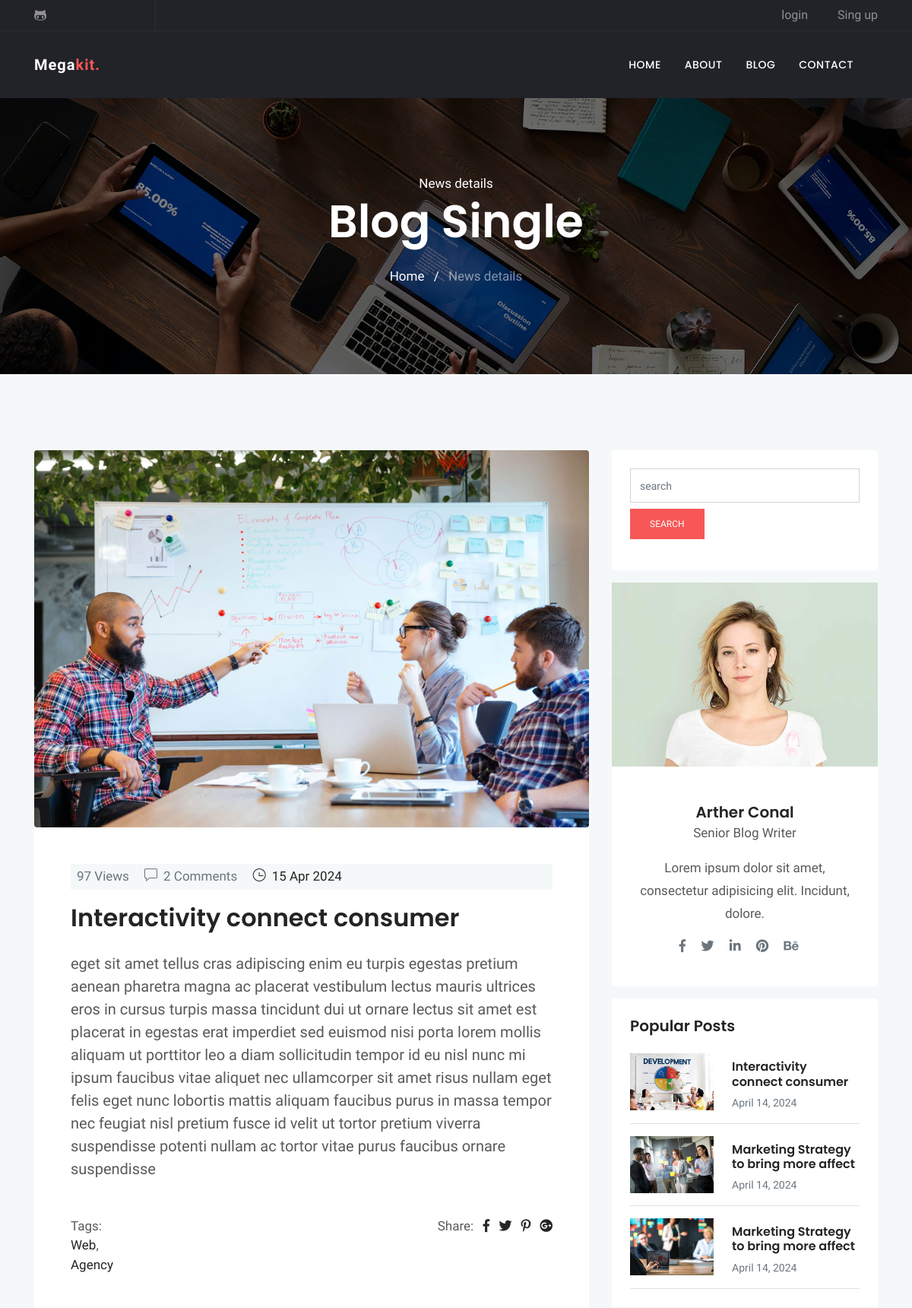
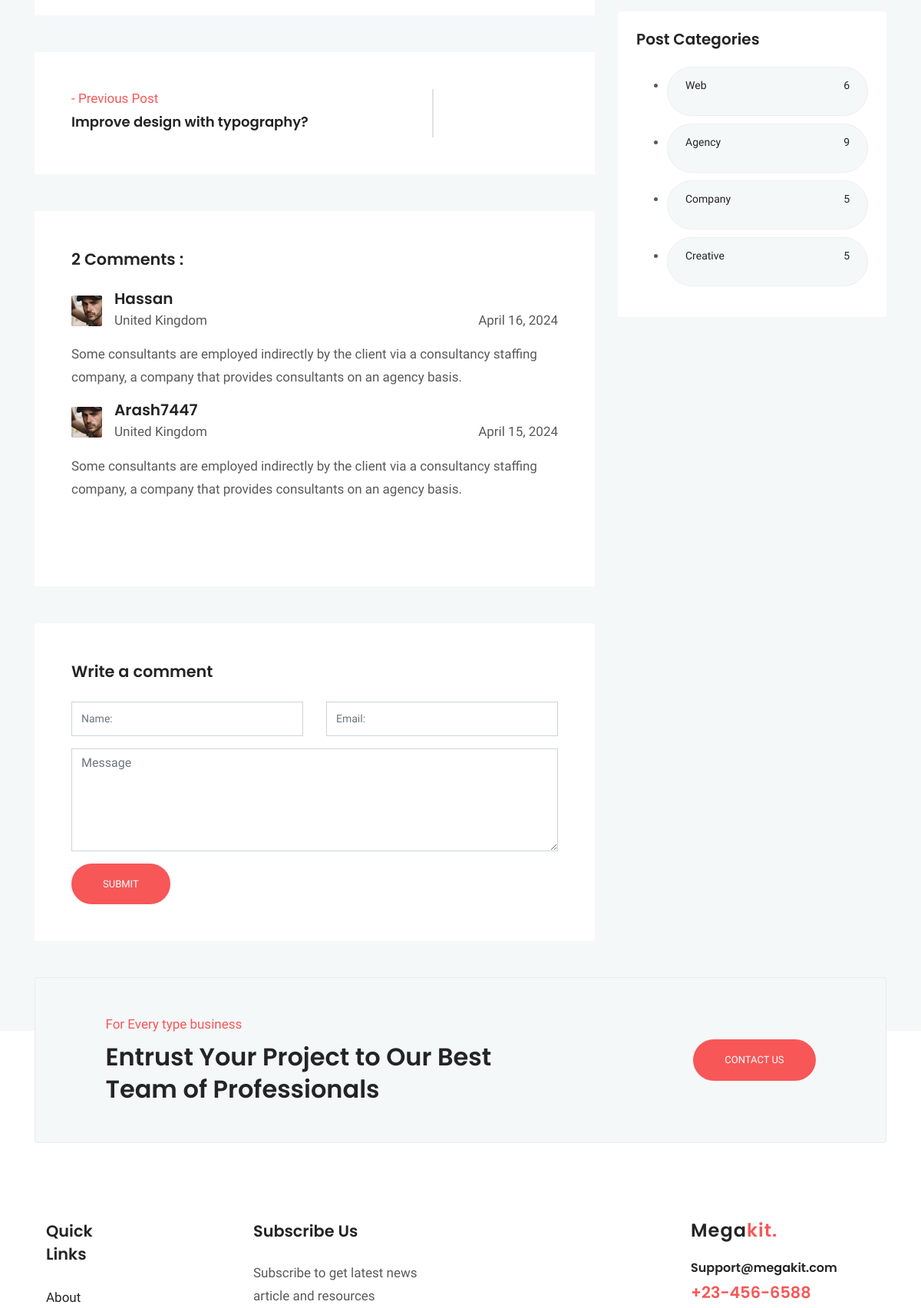
The page /blog/9/ (upper part) on the database its author committed (2 pictures, top to bottom).
### blog/models.py (models this page shows, shortened)
class Post (models.Model) :
    image = models.ImageField(upload_to = 'blog/',default = 'blog/default.jpg')
    author = models.ForeignKey(User,on_delete=models.SET_NULL,null=True)
    title = models.CharField (max_length = 200)
    content = models.TextField ()
    tags = TaggableManager()
    category = models.ManyToManyField (Category)
    counted_view = models.IntegerField (default = 0)
    status = models.BooleanField (default = False)
    login_required = models.BooleanField (default = False)
    published_date = models.DateTimeField (null = True)
    created_date = models.DateTimeField (auto_now_add = True)
    update_date = models.DateTimeField (auto_now = True)
    class Meta:
        ordering = ['-created_date']

class Category(models.Model):
    name = models.CharField(max_length = 255)
    def __str__(self):
        return self.name

class Comment(models.Model):
    post = models.ForeignKey(Post, on_delete=models.CASCADE)
    name = models.CharField(max_length = 255)
    email = models.EmailField()
    message = models.TextField()
    approved = models.BooleanField(default=False)
    created_date = models.DateTimeField(auto_now_add = True)
    updated_date = models.DateTimeField(auto_now=True)
    class Meta:
        ordering = ['-created_date']

### blog/views.py (the view, shortened to what this page needs)
# urls.py: path('<int:pid>/', blog_single, name="single"),
def blog_single(request, pid) :
    post = get_object_or_404(Post, pk=pid, status=1, published_date__lte=timezone.now())
    if not post.login_required :
        comments = Comment.objects.filter(post=post.id, approved=True)
        next_post = Post.objects.filter(id__gt=post.id, status=1, published_date__lte=timezone.now()).order_by('id', '-published_date').first()
        previous_post = Post.objects.filter(id__lt=post.id, status=1, published_date__lte=timezone.now()).order_by('-id', '-published_date').first()
        form = CommentForm()
        context = {'post': post, 'counted_view': post.counted_view, 'next_post': next_post, 'previous_post': previous_post, 'comments':comments ,'form':form}
        post.counted_view += 1
        post.save()
        return render(request, "blog/blog-single.html", context)
    else:
        return HttpResponseRedirect(reverse('accounts:login'))

### blog/forms.py
class CommentForm (forms.ModelForm) :
    class Meta:
        model = Comment
        fields = ['post','name','email','message']

### blog/templatetags/blog_tags.py (called while the page is built)
@register.inclusion_tag('blog/popular-posts.html')
def latestposts(arg = 3) :
    posts = Post.objects.filter(status = 1).order_by('published_date')[:arg]
    return {'posts': posts}

@register.inclusion_tag('blog/post-categories.html')
def postcategories() :
    posts = Post.objects.filter(status = 1)
    categories = Category.objects.all()
    cat_dict = {}
    for name in categories :
        cat_dict[name]=posts.filter(category=name).count()
    return {'categories':cat_dict}

### templates/blog/blog-single.html (shortened to what this page needs)
{% extends 'base.html' %}
{% load static %}
{% load blog_tags %}
{% block content %}
{% load humanize %}
<!doctype html>
<html lang="en">
  <head>
  <link rel="stylesheet" href="{% static 'plugins/bootstrap/css/bootstrap.min.css' %}">
  <link rel="stylesheet" href="{% static 'plugins/themify/css/themify-icons.css' %}">
  <link rel="stylesheet" href="{% static 'plugins/fontawesome/css/all.css' %}">
  <link rel="stylesheet" href="{% static 'plugins/magnific-popup/dist/magnific-popup.css' %}">
  <link rel="stylesheet" href="{% static 'plugins/slick-carousel/slick/slick.css' %}">
  <link rel="stylesheet" href="{% static 'plugins/slick-carousel/slick/slick-theme.css' %}">
  <link rel="stylesheet" href="{% static 'css/style.css' %}">
</head>
<body>
<div class="main-wrapper ">
<section class="page-title bg-1">
  <div class="container">
    <div class="row">
      <div class="col-md-12">
        <div class="block text-center">
          <span class="text-white">News details</span>
          <h1 class="text-capitalize mb-4 text-lg">Blog Single</h1>
          <ul class="list-inline">
            <li class="list-inline-item"><a href="http://127.0.0.1:8000/" class="text-white">Home</a></li>
            <li class="list-inline-item"><span class="text-white">/</span></li>
            <li class="list-inline-item"><a href="#" class="text-white-50">News details</a></li>
          </ul>
        </div>
      </div>
    </div>
  </div>
</section>
<section class="section blog-wrap bg-gray">
    <div class="container">
        <div class="row">
            <div class="col-lg-8">
                <div class="row">
	<div class="col-lg-12 mb-5">
		<div class="single-blog-item">
			<img src="{{ post.image.url }}" alt="" class="img-fluid rounded">
			<div class="blog-item-content bg-white p-5">
				<div class="blog-item-meta bg-gray py-1 px-2">
					<span class="text-muted text-capitalize mr-3"></i>{{post.counted_view}} Views</span>
					<span class="text-muted text-capitalize mr-3"><i class="ti-comment mr-2"></i>{{comments|length}} Comments</span>
					<span class="text-black text-capitalize mr-3"><i class="ti-time mr-1"></i> {{post.published_date|date:'d M Y'}}</span>
				</div>
				<h2 class="mt-3 mb-4"><a href="blog-single.html">{{ post.title }}</a></h2>
				<p class="lead mb-4">{{post.content}}</p>
				<div class="tag-option mt-5 clearfix">
				    <ul class="float-left list-inline">
				    	<li>Tags:</li>
						{% for cat in post.category.all %}
						<li><a href="{% url 'blog:category' cat_name=cat.name %}">{{ cat.name }}</a>{% if not forloop.last %},{% endif %}</li>
						{% endfor %}
				   	</ul>
				    <ul class="float-right list-inline">
				        <li class="list-inline-item"> Share: </li>
				        <li class="list-inline-item"><a href="#" target="_blank"><i class="fab fa-facebook-f" aria-hidden="true"></i></a></li>
				        <li class="list-inline-item"><a href="#" target="_blank"><i class="fab fa-twitter" aria-hidden="true"></i></a></li>
				        <li class="list-inline-item"><a href="#" target="_blank"><i class="fab fa-pinterest-p" aria-hidden="true"></i></a></li>
				        <li class="list-inline-item"><a href="#" target="_blank"><i class="fab fa-google-plus" aria-hidden="true"></i></a></li>
				    </ul>
			    </div>
			</div>
		</div>
	</div>
	<div class="col-lg-12 mb-5">
		<div class="posts-nav bg-white p-5 d-lg-flex d-md-flex justify-content-between ">
			<a class="post-prev align-items-center" href="/blog/{{ previous_post.id }}/">
				<div class="posts-prev-item mb-4 mb-lg-0">
					{% if previous_post %}
					<span class="nav-posts-desc text-color">- Previous Post</span>
					<h6 class="nav-posts-title mt-1">
					{{ previous_post.title }}
					</h6>
					{% endif %}
				</div>
			</a>
			<div class="border"></div>
		</div>
	</div>
	<div class="col-lg-12 mb-5">
		<div class="comment-area card border-0 p-5">
			<h4 class="mb-4">{{comments|length}} Comments :</h4>
			<ul class="comment-tree list-unstyled">
				<li class="mb-5">
					<div class="comment-area-box">
						{% for comment in comments %}
						<img alt="" src="{% static 'images/blog/test2.jpg' %}" class="mt-2 img-fluid float-left mr-3">
						<h5 class="mb-1">{{comment.name}}</h5>
						<span>United Kingdom</span>
						<div class="comment-meta mt-4 mt-lg-0 mt-md-0 float-lg-right float-md-right">
							<span class="date-comm">{{comment.created_date|naturalday}}</span>
						</div>
						<div class="comment-content mt-3">
							<p>{{comment.message}} </p>
						</div>
						{% empty %}
						<p>No Comments Here </p>
					</div>
					{% endfor %}
				</li>
			</ul>
		</div>
	</div>
	<div class="col-lg-12">
		<form class="contact-form bg-white rounded p-5" method="post" action="{% url 'blog:single' pid=post.id %}">
			<h4 class="mb-4">Write a comment</h4>
			<div class="row">
				<div class="col-md-6">
					<div class="form-group">
						<input class="form-control" type="text" name="name" id="name" placeholder="Name:">
					</div>
				</div>
				<div class="col-md-6">
					<div class="form-group">
						<input class="form-control" type="email" name="email" id="mail" placeholder="Email:">
					</div>
				</div>
			</div>
			<textarea class="form-control mb-3" name="message" id="comment" cols="30" rows="5" placeholder="Message"></textarea>
			<input class="btn btn-main btn-round-full" type="submit" name="submit-contact" >
		</form>
	</div>
</div>
            </div>
            <div class="col-lg-4">
                <div class="sidebar-wrap">
					{% include 'blog/blog-search.html' %}
					{% include 'blog/blog-writer.html' %}
					{% latestposts 3 %}
					{% postcategories %}
</div>
            </div>
  </body>
  </html>
{% endblock %}

### templates/blog/popular-posts.html
{% load static %}
{% load humanize %}
    <div class="sidebar-widget latest-post card border-0 p-4 mb-3">
        <h5>Popular Posts</h5>
        {% for post in posts %}
        <div class="media border-bottom py-3">
            <a href="{{post.id}}"><img class="mr-4" src="{{post.image.url}}" alt="" width="110px"></a>
            <div class="media-body">
                <h6 class="my-2"><a href="{% url 'blog:single' pid=post.id %}">{{post.title}}</a></h6>
                <span class="text-sm text-muted">{{post.published_date|naturalday}}</span>
            </div>
        </div>
        {% endfor %}
    </div>

### templates/blog/post-categories.html
{% load static %}
	<div class="sidebar-widget bg-white rounded tags p-4 mb-3">
		<h5 class="mb-4">Post Categories</h5>
        <ul class="cat-list">
            {% for name,count in categories.items %}
            <li>
                <a href="{% url 'blog:category' cat_name=name %}" class="d-flex justify-content-between">
                    <p>{{name}}</p>
                    <p>{{count}}</p>
                </a>
            </li>
            {% endfor %}
	</div>
</div>
            </div>
        </div>

### statics/css/style.css (style rules this page uses)
html { overflow-x: hidden; }
body { line-height: 1.5; font-family: "Hind", serif; -webkit-font-smoothing: antialiased; font-size: 17px; color: rgba(0, 0, 0, 0.65); }
h1, .h1, h2, .h2, h3, .h3, h4, .h4, h5, .h5, h6, .h6 { font-family: "Poppins", sans-serif; font-weight: 600; color: #242424; }
h1, .h1 { font-size: 2.5rem; }
h2, .h2 { font-size: 2rem; font-weight: 600; line-height: 42px; }
h4, .h4 { font-size: 1.3rem; line-height: 30px; }
h5, .h5 { font-size: 1.25rem; }
h6, .h6 { font-size: 1rem; }
p { line-height: 30px; }
input[type="email"], input[type="password"], input[type="text"], input[type="tel"] { box-shadow: none; height: 45px; outline: none; font-size: 14px; }
.form-control { box-shadow: none; border-radius: 0; }
.btn { display: inline-block; font-size: 14px; font-size: 0.8125rem; font-weight: 400; padding: 1rem 2.5rem; text-transform: uppercase; border-radius: 0; transition: all 0.2s ease; }
.btn-main, .btn-transparent, .btn-small { background: #f75757; color: #fff; transition: all 0.2s ease; }
.btn-round-full { border-radius: 50px; }
.bg-gray { background: #f5f8f9; }
.section { padding: 100px 0; }
.overly, .page-title, .slider, .cta, .hero-img { position: relative; }
.overly:before, .page-title:before, .slider:before, .cta:before, .hero-img:before { content: ""; position: absolute; left: 0; top: 0; bottom: 0; right: 0; width: 100%; height: 100%; opacity: 0.5; background: #000; }
.text-color { color: #f75757; }
.text-black { color: #242424; }
.text-sm { font-size: 14px; }
.text-lg { font-size: 3.75rem; }
a { color: #242424; text-decoration: none; }
.page-title { padding: 100px 0; }
.page-title .block h1 { color: #fff; }
.bg-1 { background: url("../images/bg/home-2.jpg") no-repeat 50% 50%; background-size: cover; }
.tags a { background: #f5f8f9; display: inline-block; padding: 8px 23px; border-radius: 38px; margin-bottom: 10px; border: 1px solid #eee; font-size: 14px; text-transform: capitalize; }
.nav-posts-title { line-height: 25px; font-size: 18px; }

### rows shown on the page
Post: image (picture), counted_view "97", published_date "15 Apr 2024", title "Interactivity connect consumer", content "eget sit amet tellus cras adipiscing enim eu turpis egestas pretium aenean pharetra magna ac placerat vestibulum lectus mauris ultrices eros in cursus turpis massa tincidunt dui ut ornare lectus sit amet est placerat in egestas erat imperdiet sed euismod nisi porta lorem mollis aliquam ut porttitor leo a diam sollicitudin tempor id eu nisl nunc mi ipsum faucibus vitae aliquet nec ullamcorper sit amet risus nullam eget felis eget nunc lobortis mattis aliquam faucibus purus in massa tempor nec feugiat nisl pretium fusce id velit ut tortor pretium viverra suspendisse potenti nullam ac tortor vitae purus faucibus ornare suspendisse"
Category: name "Web", count "6"
Category: name "Agency", count "9"
Post: title "Improve design with typography?"
Comment: name "Hassan", created_date "April 16, 2024", message "Some consultants are employed indirectly by the client via a consultancy staffing company, a company that provides consultants on an agency basis."
Comment: name "Arash7447", created_date "April 15, 2024", message "Some consultants are employed indirectly by the client via a consultancy staffing company, a company that provides consultants on an agency basis."
Post: image (picture), title "Interactivity connect consumer", published_date "April 14, 2024"
Post: image (picture), title "Marketing Strategy to bring more affect", published_date "April 14, 2024"
Post: image (picture), title "Marketing Strategy to bring more affect", published_date "April 14, 2024"
Category: name "Company", count "5"
Category: name "Creative", count "5"

### other values the page prints
{{ comments|length }} "2"
